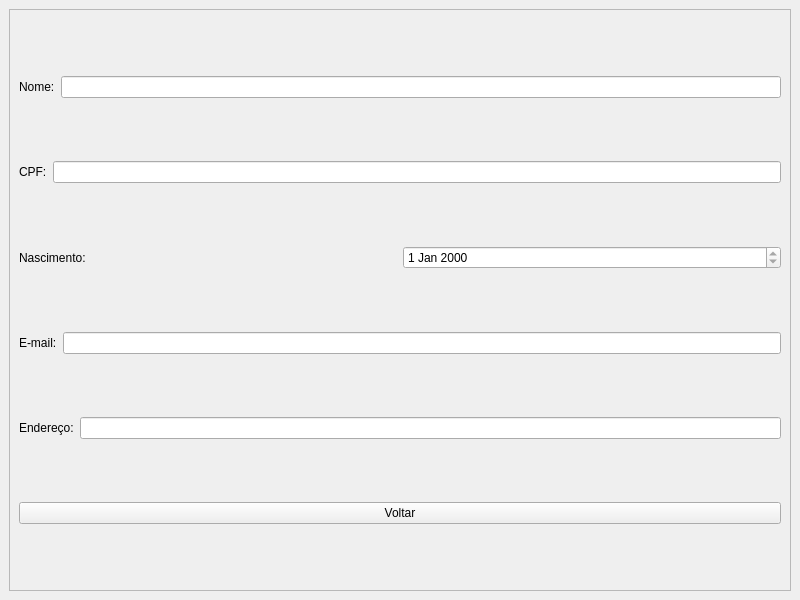
<?xml version="1.0" encoding="UTF-8"?>
<ui version="4.0">
 <class>MainWindow</class>
 <widget class="QMainWindow" name="MainWindow">
  <property name="geometry">
   <rect>
    <x>0</x>
    <y>0</y>
    <width>800</width>
    <height>600</height>
   </rect>
  </property>
  <property name="windowTitle">
   <string>MainWindow</string>
  </property>
  <widget class="QWidget" name="centralwidget">
   <layout class="QHBoxLayout" name="horizontalLayout_7">
    <item>
     <widget class="QFrame" name="frame">
      <property name="frameShape">
       <enum>QFrame::StyledPanel</enum>
      </property>
      <property name="frameShadow">
       <enum>QFrame::Raised</enum>
      </property>
      <layout class="QVBoxLayout" name="verticalLayout">
       <item>
        <layout class="QHBoxLayout" name="horizontalLayout">
         <item>
          <widget class="QLabel" name="label">
           <property name="text">
            <string>Nome:</string>
           </property>
          </widget>
         </item>
         <item>
          <widget class="QLineEdit" name="line_nome">
           <property name="readOnly">
            <bool>true</bool>
           </property>
          </widget>
         </item>
        </layout>
       </item>
       <item>
        <layout class="QHBoxLayout" name="horizontalLayout_2">
         <item>
          <widget class="QLabel" name="label_2">
           <property name="text">
            <string>CPF:</string>
           </property>
          </widget>
         </item>
         <item>
          <widget class="QLineEdit" name="line_cpf">
           <property name="readOnly">
            <bool>true</bool>
           </property>
          </widget>
         </item>
        </layout>
       </item>
       <item>
        <layout class="QHBoxLayout" name="horizontalLayout_3">
         <item>
          <widget class="QLabel" name="label_3">
           <property name="text">
            <string>Nascimento:</string>
           </property>
          </widget>
         </item>
         <item>
          <widget class="QDateEdit" name="nascimento">
           <property name="readOnly">
            <bool>true</bool>
           </property>
          </widget>
         </item>
        </layout>
       </item>
       <item>
        <layout class="QHBoxLayout" name="horizontalLayout_4">
         <item>
          <widget class="QLabel" name="label_4">
           <property name="text">
            <string>E-mail:</string>
           </property>
          </widget>
         </item>
         <item>
          <widget class="QLineEdit" name="email">
           <property name="readOnly">
            <bool>true</bool>
           </property>
          </widget>
         </item>
        </layout>
       </item>
       <item>
        <layout class="QHBoxLayout" name="horizontalLayout_6">
         <item>
          <widget class="QLabel" name="label_6">
           <property name="text">
            <string>Endereço:</string>
           </property>
          </widget>
         </item>
         <item>
          <widget class="QLineEdit" name="line_enderco">
           <property name="readOnly">
            <bool>true</bool>
           </property>
          </widget>
         </item>
        </layout>
       </item>
       <item>
        <widget class="QPushButton" name="b_voltar">
         <property name="cursor">
          <cursorShape>PointingHandCursor</cursorShape>
         </property>
         <property name="text">
          <string>Voltar</string>
         </property>
         <property name="icon">
          <iconset>
           <normaloff>../Icons/feather/arrow-left-circle.svg</normaloff>../Icons/feather/arrow-left-circle.svg</iconset>
         </property>
         <property name="flat">
          <bool>false</bool>
         </property>
        </widget>
       </item>
      </layout>
     </widget>
    </item>
   </layout>
  </widget>
 </widget>
 <resources/>
 <connections/>
</ui>
